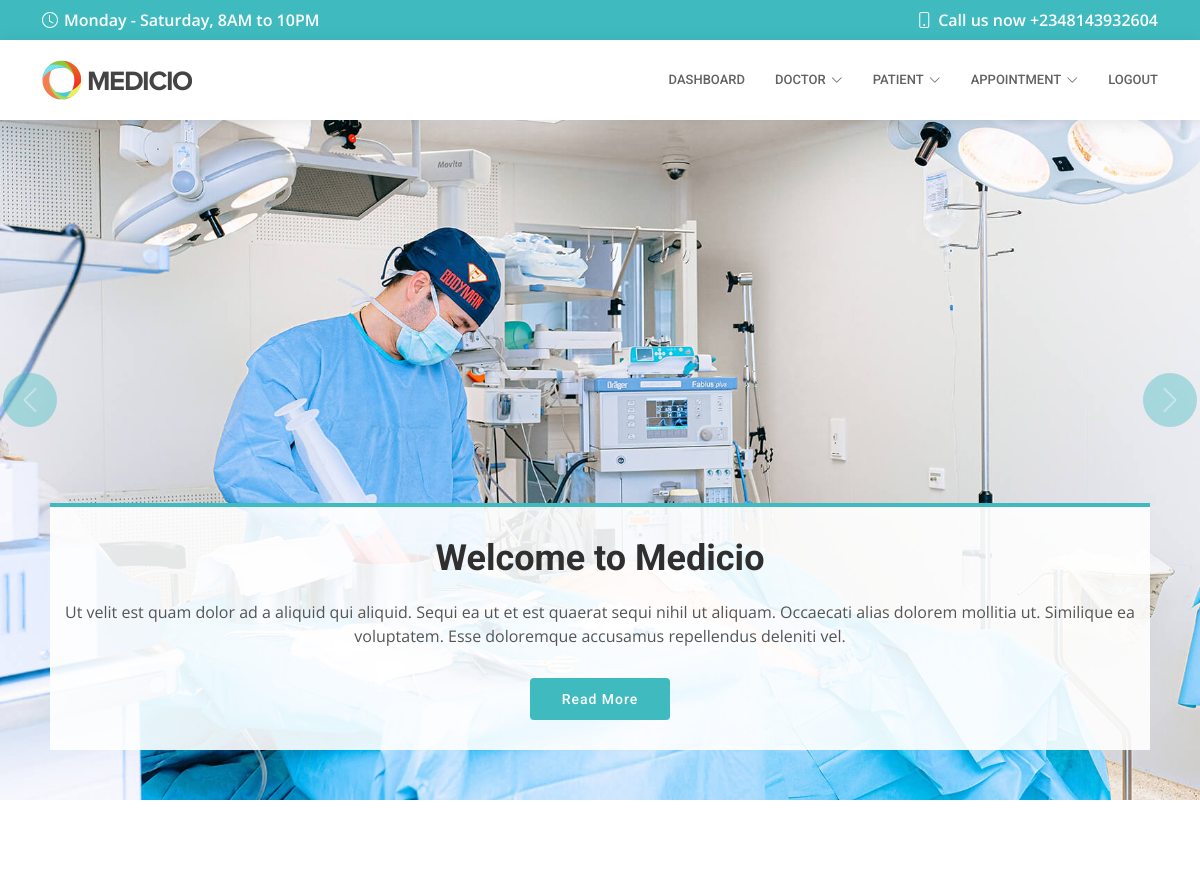
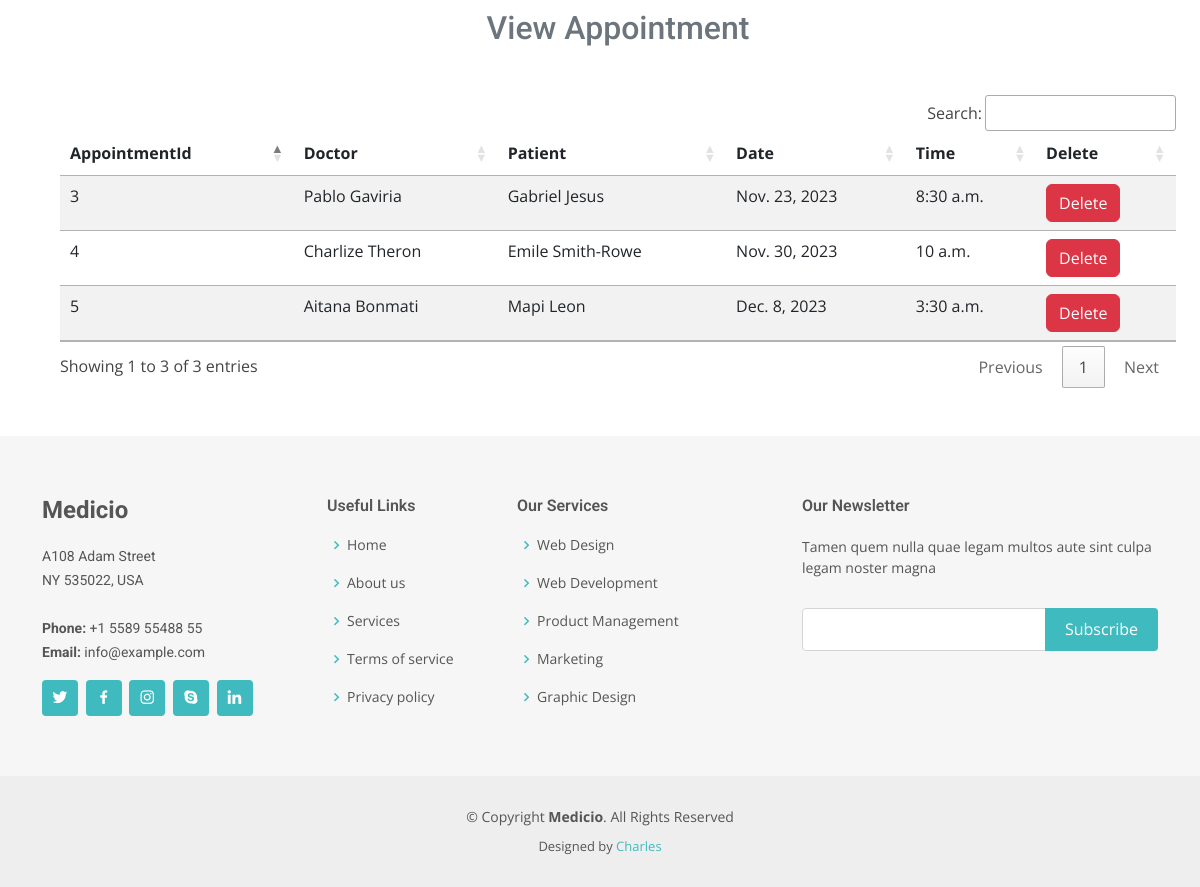
The page /view_appointment/ (signed in) on the database its author committed (2 pictures, top to bottom).
### hospital/models.py (models this page shows, shortened)
class Appointment(models.Model):
    doctor = models.ForeignKey(Doctor, on_delete=models.CASCADE)
    patient = models.ForeignKey(Patient, on_delete=models.CASCADE)
    date = models.DateField()
    time = models.TimeField()

class Doctor(models.Model):
    name = models.CharField(max_length=50)
    mobile = models.IntegerField()
    specialty = models.CharField(max_length=50)
    def __str__(self):
        return self.name

class Patient(models.Model):
    name = models.CharField(max_length=50)
    gender = models.CharField(max_length=10)
    mobile = models.IntegerField(null=True)
    address = models.TextField()
    def __str__(self):
        return self.name

### hospital/views.py (the view)
# urls.py: path('view_appointment/', views.View_Appointment, name='view_appointment'),
def View_Appointment(request):
    if not request.user.is_staff:
        return redirect('login')
    doc = Appointment.objects.all()
    d = {'doc': doc}
    return render(request, 'view_appointment.html', d)

### hospital/templates/view_appointment.html (shortened to what this page needs)
{% include 'base.html' %}
{% load static %}
{% include 'navigation.html' %}
{% block banner-slider %}
<section id="hero">
    <div id="heroCarousel" data-bs-interval="5000" class="carousel slide carousel-fade" data-bs-ride="carousel">
      <div class="carousel-inner" role="listbox">
        <div class="carousel-item active" style="background-image: url({% static 'assets/img/slide/slide-1.jpg' %});">
          <div class="container">
            <h2>Welcome to <span>Medicio</span></h2>
            <p>Ut velit est quam dolor ad a aliquid qui aliquid. Sequi ea ut et est quaerat sequi nihil ut aliquam. Occaecati alias dolorem mollitia ut. Similique ea voluptatem. Esse doloremque accusamus repellendus deleniti vel.</p>
            <a href="{% url 'about' %}" class="btn-get-started scrollto">Read More</a>
          </div>
        </div>
      </div>
      <a class="carousel-control-prev" href="#heroCarousel" role="button" data-bs-slide="prev">
        <span class="carousel-control-prev-icon bi bi-chevron-left" aria-hidden="true"></span>
      </a>
      <a class="carousel-control-next" href="#heroCarousel" role="button" data-bs-slide="next">
        <span class="carousel-control-next-icon bi bi-chevron-right" aria-hidden="true"></span>
      </a>
    </div>
</section>
{% endblock banner-slider %}
{% block content %}
<div class="container table-responsive m-5">
    <h2 class="text-center text-secondary m-5">View Appointment</h2>
    <table id="example" class="table table-striped table-hover">
        <thead>
            <tr>
                <th scope="col">AppointmentId</th>
                <th scope="col">Doctor</th>
                <th scope="col">Patient</th>
                <th scope="col">Date</th>
                <th scope="col">Time</th>
                <th scope="col">Delete</th>
            </tr>
        </thead>
        <tbody>
            {% for i in doc %}
            <tr>
                <td>{{ i.id }}</td>
                <td>{{ i.doctor }}</td>
                <td>{{ i.patient }}</td>
                <td>{{ i.date }}</td>
                <td>{{ i.time }}</td>
                <td><a href="{% url 'delete_appointment' i.id %}" onclick="return confirm('Are you sure you want to delete?')" class="btn btn-danger">Delete</a></td>
            </tr>
            {% endfor %}
        </tbody>
    </table>
</div>
<footer id="footer">
    <div class="footer-top">
        <div class="container">
            <div class="row">
            <div class="col-lg-3 col-md-6">
                <div class="footer-info">
                <h3>Medicio</h3>
                <p>
                    A108 Adam Street <br>
                    NY 535022, USA<br><br>
                    <strong>Phone:</strong> +1 5589 55488 55<br>
                    <strong>Email:</strong> info@example.com<br>
                </p>
                <div class="social-links mt-3">
                    <a href="#" class="twitter"><i class="bx bxl-twitter"></i></a>
                    <a href="#" class="facebook"><i class="bx bxl-facebook"></i></a>
                    <a href="#" class="instagram"><i class="bx bxl-instagram"></i></a>
                    <a href="#" class="google-plus"><i class="bx bxl-skype"></i></a>
                    <a href="#" class="linkedin"><i class="bx bxl-linkedin"></i></a>
                </div>
                </div>
            </div>
            <div class="col-lg-2 col-md-6 footer-links">
                <h4>Useful Links</h4>
                <ul>
                <li><i class="bx bx-chevron-right"></i> <a href="#">Home</a></li>
                <li><i class="bx bx-chevron-right"></i> <a href="#">About us</a></li>
                <li><i class="bx bx-chevron-right"></i> <a href="#">Services</a></li>
                <li><i class="bx bx-chevron-right"></i> <a href="#">Terms of service</a></li>
                <li><i class="bx bx-chevron-right"></i> <a href="#">Privacy policy</a></li>
                </ul>
            </div>
            <div class="col-lg-3 col-md-6 footer-links">
                <h4>Our Services</h4>
                <ul>
                <li><i class="bx bx-chevron-right"></i> <a href="#">Web Design</a></li>
                <li><i class="bx bx-chevron-right"></i> <a href="#">Web Development</a></li>
                <li><i class="bx bx-chevron-right"></i> <a href="#">Product Management</a></li>
                <li><i class="bx bx-chevron-right"></i> <a href="#">Marketing</a></li>
                <li><i class="bx bx-chevron-right"></i> <a href="#">Graphic Design</a></li>
                </ul>
            </div>
            <div class="col-lg-4 col-md-6 footer-newsletter">
                <h4>Our Newsletter</h4>
                <p>Tamen quem nulla quae legam multos aute sint culpa legam noster magna</p>
                <form action="" method="post">
                <input type="email" name="email"><input type="submit" value="Subscribe">
                </form>
            </div>
            </div>
        </div>
    </div>
    <div class="container">
        <div class="copyright">
            &copy; Copyright <strong><span>Medicio</span></strong>. All Rights Reserved
        </div>
        <div class="credits">
            Designed by <a href="#">Charles</a>
        </div>
    </div>
</footer>
{% endblock content %}

### hospital/templates/base.html (shortened to what this page needs)
<!DOCTYPE html>
<html lang="en">
{% load static %}
<head>
    <link href="{% static 'assets/vendor/fontawesome-free/css/all.min.css' %}" rel="stylesheet">
    <link href="{% static 'assets/vendor/animate.css/animate.min.css' %}" rel="stylesheet">
    <link href="{% static 'assets/vendor/aos/aos.css' %}" rel="stylesheet">
    <link href="{% static 'assets/vendor/bootstrap/css/bootstrap.min.css' %}" rel="stylesheet">
    <link href="{% static 'assets/vendor/bootstrap-icons/bootstrap-icons.css' %}" rel="stylesheet">
    <link href="{% static 'assets/vendor/boxicons/css/boxicons.min.css' %}" rel="stylesheet">
    <link href="{% static 'assets/vendor/glightbox/css/glightbox.min.css' %}" rel="stylesheet">
    <link href="{% static 'assets/vendor/swiper/swiper-bundle.min.css' %}" rel="stylesheet">
    <link rel="stylesheet" href="https://cdn.datatables.net/1.13.7/css/jquery.dataTables.min.css">
    <link rel="stylesheet" href="https://cdn.datatables.net/buttons/2.4.2/css/buttons.dataTables.min.css">
    <link href="{% static 'assets/css/style.css' %}" rel="stylesheet">
    <link rel="stylesheet" href="https://cdnjs.cloudflare.com/ajax/libs/font-awesome/6.4.2/css/all.min.css" />
</head>
<body>
</body>
</html>

### hospital/templates/navigation.html (shortened to what this page needs)
{% load static %}
<div id="topbar" class="d-flex align-items-center fixed-top">
    <div class="container d-flex align-items-center justify-content-center justify-content-md-between">
      <div class="align-items-center d-none d-md-flex">
        <i class="bi bi-clock"></i> Monday - Saturday, 8AM to 10PM
      </div>
      <div class="d-flex align-items-center">
        <i class="bi bi-phone"></i> Call us now +2348143932604
      </div>
    </div>
</div>
<header id="header" class="fixed-top">
    <div class="container d-flex align-items-center">
        <a href="/" class="logo me-auto"><img src="{% static 'assets/img/logo.png' %}" alt=""></a>
        <nav id="navbar" class="navbar order-last order-lg-0">
        <ul>
            {% if request.user.is_staff %}
            <li><a class="nav-link scrollto" href="{% url 'dashboard' %}">Dashboard</a></li>
            <li class="dropdown"><a href="#"><span>Doctor</span> <i class="bi bi-chevron-down"></i></a>
            </li>
            <li class="dropdown"><a href="#"><span>Patient</span> <i class="bi bi-chevron-down"></i></a>
            </li>
            <li class="dropdown"><a href="#"><span>Appointment</span> <i class="bi bi-chevron-down"></i></a>
            </li>
            <li><a class="nav-link scrollto" href="{% url 'logout_admin' %}">Logout</a></li>
            {% endif %}
          </ul>
        </nav>
    </div>
</header>

### rows shown on the page
Appointment: id "3", doctor "Pablo Gaviria", patient "Gabriel Jesus", date "Nov. 23, 2023", time "8:30 a.m."
Appointment: id "4", doctor "Charlize Theron", patient "Emile Smith-Rowe", date "Nov. 30, 2023", time "10 a.m."
Appointment: id "5", doctor "Aitana Bonmati", patient "Mapi Leon", date "Dec. 8, 2023", time "3:30 a.m."
